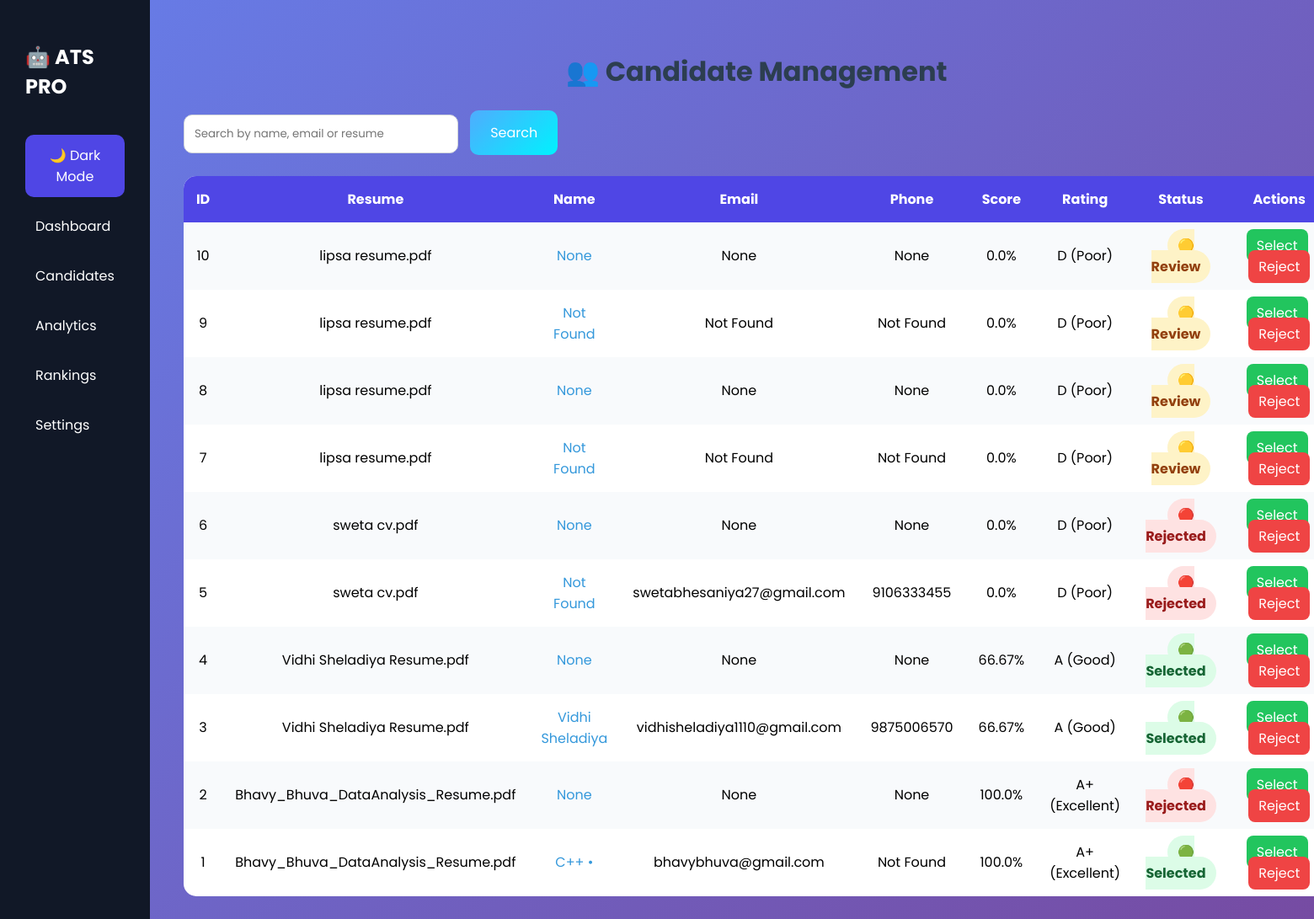
The page /candidates on the database its author committed.
### tables this page shows
CREATE TABLE candidates (

       id INTEGER PRIMARY KEY AUTOINCREMENT,

filename TEXT,

name TEXT,

email TEXT,

phone TEXT,

score REAL,

rating TEXT,

status TEXT
    );

### app.py (the view)
@app.route("/candidates")
def candidates():
    keyword = request.args.get(
        "search",
        ""
    )
    if keyword:
        results = search_candidates(
            keyword
        )
    else:
        results = get_all_results()
    return render_template(
        "candidates.html",
        results=results
    )

### database.py (called while the page is built)
def get_all_results():
    conn = sqlite3.connect("resume_data.db")
    cursor = conn.cursor()
    cursor.execute(
        "SELECT * FROM candidates ORDER BY id DESC"
    )
    results = cursor.fetchall()
    conn.close()
    return results

### templates/candidates.html
{% extends "base.html" %}
{% block content %}
<h1>👥 Candidate Management</h1>
<form method="GET">
<input
type="text"
name="search"
placeholder="Search by name, email or resume">
<button type="submit">
Search
</button>
</form>
<br>
<table>
<tr>
<th>ID</th>
<th>Resume</th>
<th>Name</th>
<th>Email</th>
<th>Phone</th>
<th>Score</th>
<th>Rating</th>
<th>Status</th>
<th>Actions</th>
</tr>
{% for row in results %}
<tr>
<td>{{ row[0] }}</td>
<td>{{ row[1] }}</td>
<td>
<a href="/candidate/{{ row[0] }}">
{{ row[2] }}
</a>
</td>
<td>{{ row[3] }}</td>
<td>{{ row[4] }}</td>
<td>{{ row[5] }}%</td>
<td>{{ row[6] }}</td>
<td>
{% if row[7] == "Selected" %}
<span class="selected-badge">
🟢 Selected
</span>
{% elif row[7] == "Rejected" %}
<span class="rejected-badge">
🔴 Rejected
</span>
{% else %}
<span class="review-badge">
🟡 Review
</span>
{% endif %}
</td>
<td>
<a
class="select-btn"
href="/update_status/{{ row[0] }}/Selected">
Select
</a>
<a
class="reject-btn"
href="/update_status/{{ row[0] }}/Rejected">
Reject
</a>
</td>
</tr>
{% endfor %}
</table>
{% endblock %}

### static/style.css (style rules this page uses)
body { font-family: 'Segoe UI', sans-serif; background: linear-gradient(135deg, #667eea, #764ba2); margin: 0; padding: 0; min-height: 100vh; }
h1 { text-align: center; color: #2c3e50; }
button { background: linear-gradient(135deg,#4facfe,#00f2fe); color:white; border:none; padding:14px 24px; font-size:16px; border-radius:10px; cursor:pointer; transition:0.3s; }
a { text-decoration: none; color: #3498db; }
table { width:100%; border-collapse:collapse; background:white; border-radius:10px; overflow:hidden; }
th { background:#4f46e5; color:white; padding:12px; }
td { padding:12px; text-align:center; }
tr:nth-child(even) { background:#f8f9ff; }
* { font-family:'Poppins',sans-serif; }
table { width:100%; border-collapse:collapse; background:white; border-radius:15px; overflow:hidden; }
th { background:#4f46e5; color:white; padding:15px; }
td { padding:15px; text-align:center; }
tr:nth-child(even) { background:#f8fafc; }
.selected-badge { background:#dcfce7; color:#166534; padding:8px 12px; border-radius:20px; font-weight:bold; }
.review-badge { background:#fef3c7; color:#92400e; padding:8px 12px; border-radius:20px; font-weight:bold; }
.rejected-badge { background:#fee2e2; color:#991b1b; padding:8px 12px; border-radius:20px; font-weight:bold; }
.select-btn { background:#22c55e; color:white; padding:8px 12px; border-radius:8px; text-decoration:none; margin-right:5px; }
.reject-btn { background:#ef4444; color:white; padding:8px 12px; border-radius:8px; text-decoration:none; }
input[type=text] { padding:12px; width:300px; border-radius:10px; border:1px solid #d1d5db; margin-right:10px; }

### rows shown on the page
candidates: id "10", filename "lipsa resume.pdf", row "None", score "0.0", rating "D (Poor)", shows "🟡 Review"
candidates: id "9", filename "lipsa resume.pdf", name "Not Found", email "Not Found", phone "Not Found", score "0.0", rating "D (Poor)", status "🟡 Review"
candidates: id "8", filename "lipsa resume.pdf", row "None", score "0.0", rating "D (Poor)", shows "🟡 Review"
candidates: id "7", filename "lipsa resume.pdf", name "Not Found", email "Not Found", phone "Not Found", score "0.0", rating "D (Poor)", status "🟡 Review"
candidates: id "6", filename "sweta cv.pdf", row "None", score "0.0", rating "D (Poor)", status "🔴 Rejected"
candidates: id "5", filename "sweta cv.pdf", name "Not Found", email "swetabhesaniya27@gmail.com", phone "9106333455", score "0.0", rating "D (Poor)", status "🔴 Rejected"
candidates: id "4", filename "Vidhi Sheladiya Resume.pdf", row "None", score "66.67", rating "A (Good)", status "🟢 Selected"
candidates: id "3", filename "Vidhi Sheladiya Resume.pdf", name "Vidhi Sheladiya", email "vidhisheladiya1110@gmail.com", phone "9875006570", score "66.67", rating "A (Good)", status "🟢 Selected"
candidates: id "2", filename "Bhavy_Bhuva_DataAnalysis_Resume.pdf", row "None", score "100.0", rating "A+ (Excellent)", status "🔴 Rejected"
candidates: id "1", filename "Bhavy_Bhuva_DataAnalysis_Resume.pdf", name "C++ •", email "bhavybhuva@gmail.com", phone "Not Found", score "100.0", rating "A+ (Excellent)", status "🟢 Selected"
